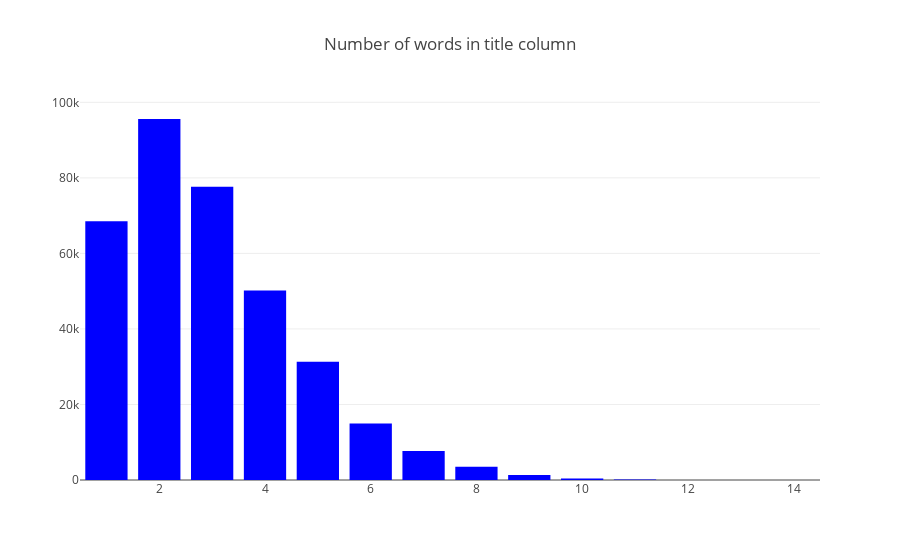

Notebook cell for this chart:
### Markdown cell above
As can be easily noticed - price distrib was very noisy, with heavy tail, which can and should be solved by taking log of the feature.

### Code cell
cnt_srs = train.name_text.apply(lambda x: len(x.split())).value_counts()

trace = go.Bar(
    x=cnt_srs.index,
    y=cnt_srs.values,
    marker=dict(
        color="blue",
        #colorscale = 'Blues',
        reversescale = True
    ),
)

layout = go.Layout(
    title='Number of words in title column'
)

data = [trace]
fig = go.Figure(data=data, layout=layout)
py.iplot(fig, filename="title_nwords")

### Figure 1 — Plotly figure (JSON) as saved in the notebook; plotly's stock layout.template omitted (floating-point values rounded to 4 significant figures)
{"data": [{"marker": {"color": "blue", "reversescale": true}, "type": "bar", "uid": "bc1995f4-8e80-11e9-a771-8c8590881886", "x": [2, 3, 1, 4, 5, 6, 7, 8, 9, 10, 11, 12, 13, 14], "y": [95588, 77630, 68486, 50207, 31286, 14993, 7705, 3511, 1318, 400, 117, 30, 9, 1]}], "layout": {"title": "Number of words in title column"}}
